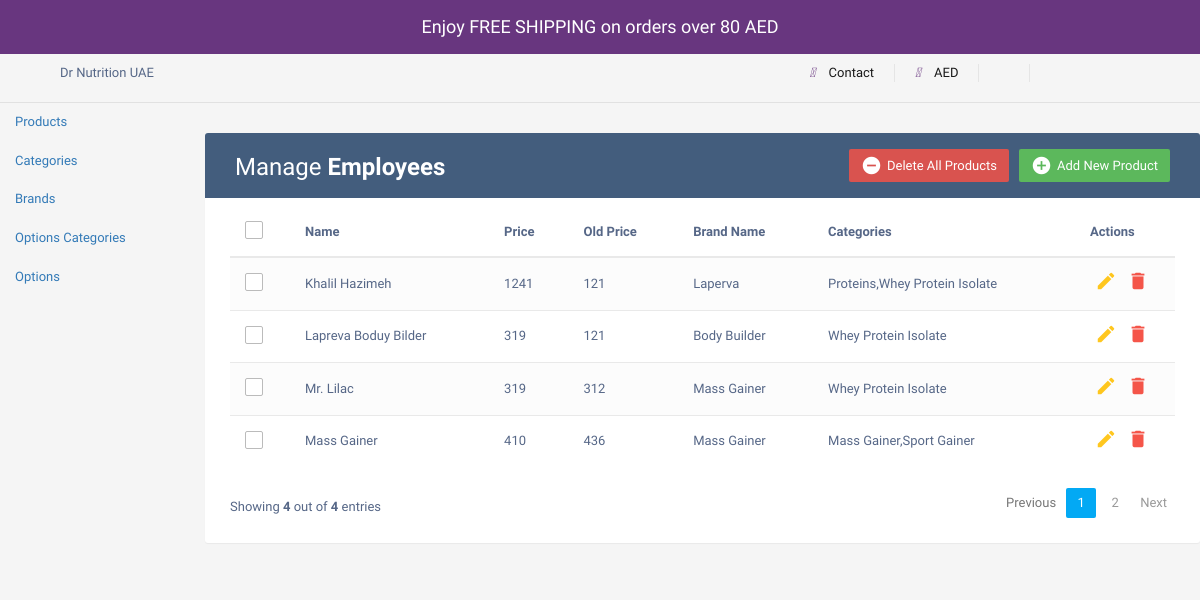
/admin/products.php, run on the app's committed database.
### tables this page shows
CREATE TABLE `products` (
  `id` int(11) NOT NULL,
  `name` varchar(255) NOT NULL,
  `price` int(11) NOT NULL,
  `old-price` int(11) NOT NULL,
  `image` varchar(255) NOT NULL,
  `brand_id` int(11) DEFAULT NULL
);

CREATE TABLE `brands` (
  `brand_id` int(11) NOT NULL,
  `brand_name` varchar(255) NOT NULL
);

### product.php (called while the page is built, shortened)
<?php
class Product {
    private $conn;
    public function __construct($db) {
        $this->conn = $db;
    }
public function getAllProductValues() {
    $query = "SELECT p.id, p.name, p.price, p.`old-price`, b.brand_name,
    GROUP_CONCAT(DISTINCT c.category_name ORDER BY c.category_name ASC) AS categories
    FROM products p
    LEFT JOIN product_categories pc ON p.id = pc.product_id
    LEFT JOIN categories c ON pc.category_id = c.category_id
    LEFT JOIN brands b ON p.brand_id = b.brand_id
    GROUP BY p.id";
    $result = $this->conn->query($query);
        $products = [];
        $count=0;
        if ($result->num_rows > 0) {
            while ($row = $result->fetch_assoc()) {
                $products[] = $row;
                $count++;
            }
        }
        return ['products' => $products, 'count' => $count];
}
}
?>

### admin/products.php (the view, shortened to what this page needs)
<?php
require '../product.php';
$conn = new mysqli("localhost", "root", "", "logindb");
?>
<!DOCTYPE html>
<html lang="en">
<head>
<link rel="stylesheet" href="https://maxcdn.bootstrapcdn.com/font-awesome/4.7.0/css/font-awesome.min.css">
<link rel="stylesheet" href="https://maxcdn.bootstrapcdn.com/bootstrap/3.3.7/css/bootstrap.min.css">
<link rel="stylesheet" href="https://cdnjs.cloudflare.com/ajax/libs/font-awesome/5.15.3/css/all.min.css" />
<link rel="stylesheet" href="../css/all.css" />
<body>
<section class="free_shipping_alert">
    <div>Enjoy FREE SHIPPING on orders over 80 AED</div>
</section>
<section class="top-nav-bar">
    <div class="top-nav">
        <div class="row justify-content-between">
            <div class="col-lg-6">
                <div class="top-nav-left d-none d-lg-block">
                    <span>Dr Nutrition UAE</span>
                </div>
            </div>
            <div class="col-lg-6">
                <div class="top-nav-right">
                    <ul class="list-inline top-nav-right-list">
                        <li>
                            <a title="Contact" href="#">
                                <i class="fa-solid fa-phone" style="color: #68367f; margin-right: 10px;"></i>
                                Contact
                            </a>
                        </li>
                        <li>
                            <a title="AED" href="">
                                <i class="fa-solid fa-money-bill " style="color: #68367f; margin-right: 10px;"></i>
                                AED
                            </a>
                        </li>
                        <li>
                            <a title="Login" data-bs-toggle="modal" data-bs-target="#exampleModal" href="index.php">
                            </a>
                        </li>
                    </ul>
                </div>
            </div>
        </div>
    </div>
</section>
<div class="row">
    <nav id="sidebar" class="col-md-3 col-lg-2 d-md-block bg-light sidebar">
        <div class="position-sticky">
            <ul class="nav flex-column">
                <li class="nav-item">
                    <a class="nav-link active" href="products.php">
                        Products
                    </a>
                </li>
                <li class="nav-item">
                    <a class="nav-link" href="categories.php">
                        Categories
                    </a>
                </li>
                <li class="nav-item">
                    <a class="nav-link" href="brands.php">
                        Brands
                    </a>
                </li>
                <li class="nav-item">
                    <a class="nav-link" href="options_categories.php">
                        Options Categories
                    </a>
                </li>
                <li class="nav-item">
                    <a class="nav-link" href="options.php">
                        Options
                    </a>
                </li>
            </ul>
        </div>
    </nav>
    <main class="col-md-9 ms-sm-auto col-lg-10 px-md-4">
        <div class="table-wrapper">
            <div class="table-title">
                <div class="row">
                    <div class="col-sm-6">
                        <h2>Manage <b>Employees</b></h2>
                    </div>
                    <div class="col-sm-6">
                        <a href="#addEmployeeModal" class="btn btn-success" data-toggle="modal"><i class="material-icons">&#xE147;</i> <span>Add New Product</span></a>
                        <a href="#deleteEmployeeModal" class="btn btn-danger" data-toggle="modal"><i class="material-icons">&#xE15C;</i> <span>Delete All Products</span></a>
                    </div>
                </div>
            </div>
            <table class="table table-striped table-hover">
                <thead>
                    <tr>
                        <th>
                            <span class="custom-checkbox">
                                <label for="selectAll"></label>
                            </span>
                        </th>
                        <th>Name</th>
                        <th>Price</th>
                        <th>Old Price</th>
                        <th>Brand Name</th>
                        <th>Categories</th>
                        <th>Actions</th>
                    </tr>
                </thead>
                <tbody>
                    <?php
                    $product = new Product($conn);
                    $productData = $product->getAllProductValues();
                    $allProducts = $productData['products'];
                    $productCount = $productData['count'];
                    foreach ($allProducts as $product){
                        echo '<tr id="' .$product['id']. '">';
                        echo '<td>';
                        echo '<span class="custom-checkbox">';
                        echo '<label for="checkbox'.$product['id'].'"></label>';
                        echo '</span>';
                        echo '</td>';
                        echo'<td>'.$product['name'].'</td>';
                        echo '<td>'.$product['price'].'</td>';
                        echo '<td>'.$product['old-price'].'</td>';
                        echo '<td>'.$product['brand_name'].'</td>';
                        echo '<td>'.$product['categories'].'</td>';
                        echo '<td>';
                        echo '<a href="products.php?showEditModal=1&id='.$product['id'].'" data-id="'.$product['id'].'" class="edit"><i class="material-icons" data-toggle="tooltip" title="Edit">&#xE254;</i></a>';
                        echo '<a href="products.php?showDeleteModal=1&id='.$product['id'].'" class="delete" data-toggle="modal"><i class="material-icons" data-toggle="tooltip" title="Delete">&#xE872;</i></a>';
                        echo '</td>';
                        echo '</tr>';
                    }
                    ?>
                </tbody>
            </table>
            <div class="clearfix">
                <div class="hint-text">Showing <b><?php echo $productCount?></b> out of <b><?php echo $productCount?></b> entries</div>
                <ul class="pagination">
                    <li class="page-item disabled"><a href="#">Previous</a></li>
                    <li class="page-item active"><a href="#" class="page-link">1</a></li>
                    <li class="page-item"><a href="#" class="page-link">2</a></li>
                    <li class="page-item"><a href="#" class="page-link">Next</a></li>
                </ul>
            </div>
        </div>
    </main>
</div>
</body>
</html>

### css/all.css (style rules this page uses)
body { margin: 0; background-color: white; }
a { text-decoration: none!important; }
.free_shipping_alert { background: #68367f; color: #fff; text-align: center; padding: 14px; font-size: 18px; background-image: url(https://drnutrition.com/themes/storefront/public/images/wave.svg); background-position: 50%; background-size: cover; }
.top-nav { border-bottom: 1px solid #e1e1e1 ; padding: 10px 0% 10px 5%; }
.top-nav .top-nav-right-list { display: -webkit-box; display: flex; -webkit-box-pack: center; justify-content: center; flex-wrap: wrap; }
.top-nav .top-nav-right-list>li:first-child { padding-left: 0; }
.top-nav .top-nav-right-list>li { border-right: 1px solid #e5e5e5; display: inline-block; padding: 0 20px; }
.top-nav .top-nav-right-list>li>a { display: block; color: #191919; }
body { color: #566787; background: #f5f5f5; font-family: 'Varela Round', sans-serif; font-size: 13px; }
.table-wrapper { background: #fff; padding: 20px 25px; margin: 30px 0; border-radius: 3px; box-shadow: 0 1px 1px rgba(0,0,0,.05); }
.table-title { padding-bottom: 15px; background: #435d7d; color: #fff; padding: 16px 30px; margin: -20px -25px 10px; border-radius: 3px 3px 0 0; }
.table-title h2 { margin: 5px 0 0; font-size: 24px; }
.table-title .btn { color: #fff; float: right; font-size: 13px; border: none; min-width: 50px; border-radius: 2px; border: none; outline: none !important; margin-left: 10px; }
.table-title .btn i { float: left; font-size: 21px; margin-right: 5px; }
.table-title .btn span { float: left; margin-top: 2px; }
table.table tr th, table.table tr td { border-color: #e9e9e9; padding: 12px 15px; vertical-align: middle; }
table.table tr th:first-child { width: 60px; }
table.table tr th:last-child { width: 100px; }
table.table-striped tbody tr:nth-of-type(odd) { background-color: #fcfcfc; }
table.table td:last-child i { opacity: 0.9; font-size: 22px; margin: 0 5px; }
table.table td a { font-weight: bold; color: #566787; display: inline-block; text-decoration: none; outline: none !important; }
table.table td a.edit { color: #FFC107; }
table.table td a.delete { color: #F44336; }
table.table td i { font-size: 19px; }
.pagination { float: right; margin: 0 0 5px; }
.pagination li a { border: none; font-size: 13px; min-width: 30px; min-height: 30px; color: #999; margin: 0 2px; line-height: 30px; border-radius: 2px !important; text-align: center; padding: 0 6px; }
.pagination li.active a, .pagination li.active a.page-link { background: #03A9F4; }
.hint-text { float: left; margin-top: 10px; font-size: 13px; }
.custom-checkbox { position: relative; }
.custom-checkbox label:before { width: 18px; height: 18px; }
.custom-checkbox label:before { content: ''; margin-right: 10px; display: inline-block; vertical-align: text-top; background: white; border: 1px solid #bbb; border-radius: 2px; box-sizing: border-box; z-index: 2; }

### data on the page
products: name "Khalil Hazimeh", price "1241", value "121", brand.brand_name "Laperva", categories "Proteins,Whey Protein Isolate"
products: name "Lapreva Boduy Bilder", price "319", value "121", brand.brand_name "Body Builder", categories "Whey Protein Isolate"
products: name "Mr. Lilac", price "319", value "312", brand.brand_name "Mass Gainer", categories "Whey Protein Isolate"
products: name "Mass Gainer", price "410", value "436", brand.brand_name "Mass Gainer", categories "Mass Gainer,Sport Gainer"

### other printed values
$productCount "4"
